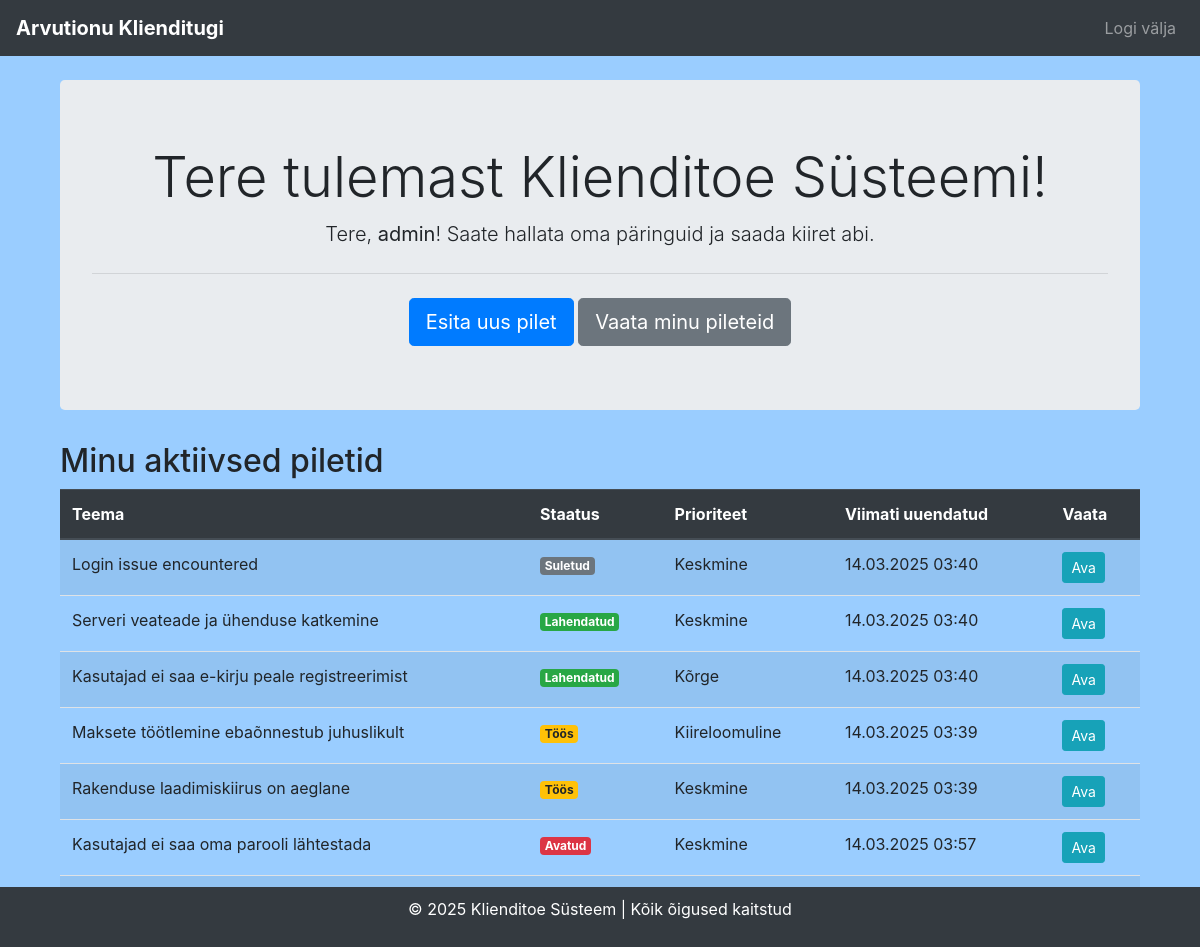
The app's page / (signed in) with its own data.
### tickets/models.py (models this page shows, shortened)
class Ticket(models.Model):
    user = models.ForeignKey(User, on_delete=models.CASCADE)
    subject = models.CharField(max_length=200)
    description = models.TextField()
    status = models.CharField(max_length=20, choices=STATUS_CHOICES, default='open')
    priority = models.CharField(max_length=20, choices=PRIORITY_CHOICES, default='medium')
    created_at = models.DateTimeField(auto_now_add=True)
    updated_at = models.DateTimeField(auto_now=True)

### tickets/views.py (the view)
# urls.py: 2. Add a URL to urlpatterns:  path('', views.home, name='home')
def home(request):
    tickets = Ticket.objects.filter(user=request.user) if request.user.is_authenticated else []
    return render(request, 'tickets/home.html', {'tickets': tickets, 'year': datetime.now().year})

### tickets/templates/tickets/home.html
{% extends 'base.html' %}
{% block content %}
<div class="container mt-4">
    <div class="jumbotron text-center">
        <h1 class="display-4">Tere tulemast Klienditoe Süsteemi!</h1>
        {% if user.is_authenticated %}
            <p class="lead">Tere, <strong>{{ user.username }}</strong>! Saate hallata oma päringuid ja saada kiiret abi.</p>
        {% else %}
            <p class="lead">Logige sisse ja looge päringuid, et saada kiireimat tuge.</p>
        {% endif %}
        <hr class="my-4">
        {% if user.is_authenticated %}
            <a class="btn btn-primary btn-lg" href="{% url 'create_ticket' %}" role="button">Esita uus pilet</a>
            <a class="btn btn-secondary btn-lg" href="{% url 'ticket_list' %}" role="button">Vaata minu pileteid</a>
        {% else %}
            <a class="btn btn-success btn-lg" href="{% url 'login' %}" role="button">Logi sisse</a>
        {% endif %}
    </div>
    {% if user.is_authenticated %}
        <h2>Minu aktiivsed piletid</h2>
        <table class="table table-striped">
            <thead class="thead-dark">
                <tr>
                    <th>Teema</th>
                    <th>Staatus</th>
                    <th>Prioriteet</th>
                    <th>Viimati uuendatud</th>
                    <th>Vaata</th>
                </tr>
            </thead>
            <tbody>
                {% for ticket in tickets %}
                    <tr>
                        <td>{{ ticket.subject }}</td>
                        <td><span class="badge badge-{% if ticket.status == 'open' %}danger{% elif ticket.status == 'in_progress' %}warning{% elif ticket.status == 'resolved' %}success{% else %}secondary{% endif %}">
                            {{ ticket.get_status_display }}
                        </span></td>
                        <td>{{ ticket.get_priority_display }}</td>
                        <td>{{ ticket.updated_at|date:"d.m.Y H:i" }}</td>
                        <td><a href="{% url 'ticket_detail' ticket.id %}" class="btn btn-info btn-sm">Ava</a></td>
                    </tr>
                {% empty %}
                    <tr>
                        <td colspan="5" class="text-center">Teil ei ole aktiivseid pileteid.</td>
                    </tr>
                {% endfor %}
            </tbody>
        </table>
    {% endif %}
</div>
{% endblock %}

### tickets/templates/base.html (shortened to what this page needs)
<!DOCTYPE html>
<html lang="et">
<head>
    <link rel="stylesheet" href="https://cdn.jsdelivr.net/npm/bootstrap@4.5.2/dist/css/bootstrap.min.css">
</head>
<body>
    <nav class="navbar navbar-expand-lg navbar-dark bg-dark">
        <a class="navbar-brand" href="{% url 'home' %}">Arvutionu Klienditugi</a>
        <div class="collapse navbar-collapse" id="navbarNav">
            <ul class="navbar-nav ml-auto">
                {% if user.is_authenticated %}
                <li class="nav-item"><a class="nav-link" href="{% url 'logout' %}">Logi välja</a></li>
                {% else %}
                <li class="nav-item"><a class="nav-link" href="{% url 'login' %}">Logi sisse</a></li>
                <li class="nav-item"><a class="nav-link" href="{% url 'signup' %}">Registreeru</a></li>
                {% endif %}
            </ul>
        </div>
    </nav>
    <div class="container mt-4">
        {% block content %}{% endblock %}
    </div>
    <footer class="footer">
        <p>&copy; {{ year }} Klienditoe Süsteem | Kõik õigused kaitstud</p>
    </footer>
</body>
</html>

### tickets/templates/base.html (style rules this page uses)
body { background-color: #9acdff; }
.navbar-brand { font-weight: bold; }
.footer { background: #343a40; color: white; padding: 10px; text-align: center; position: fixed; bottom: 0; width: 100%; }

### records on screen
Ticket: subject "Login issue encountered", status "Suletud", priority "Keskmine", updated_at "14.03.2025 03:40"
Ticket: subject "Serveri veateade ja ühenduse katkemine", status "Lahendatud", priority "Keskmine", updated_at "14.03.2025 03:40"
Ticket: subject "Kasutajad ei saa e-kirju peale registreerimist", status "Lahendatud", priority "Kõrge", updated_at "14.03.2025 03:40"
Ticket: subject "Maksete töötlemine ebaõnnestub juhuslikult", status "Töös", priority "Kiireloomuline", updated_at "14.03.2025 03:39"
Ticket: subject "Rakenduse laadimiskiirus on aeglane", status "Töös", priority "Keskmine", updated_at "14.03.2025 03:39"
Ticket: subject "Kasutajad ei saa oma parooli lähtestada", status "Avatud", priority "Keskmine", updated_at "14.03.2025 03:57"

### other values on screen
{{ user.username }} "admin"
